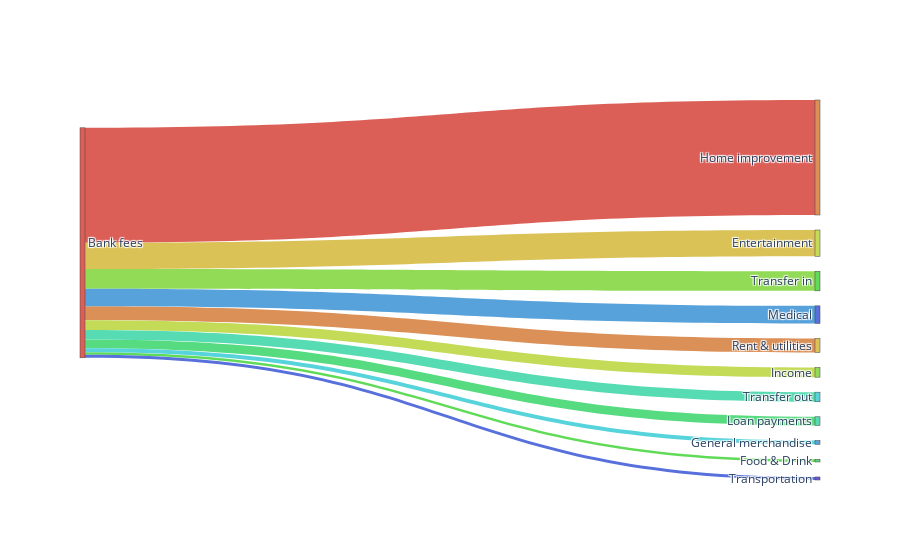

The notebook cell this image was saved under:
### Code cell
fig.show()

### Figure 1 — Plotly figure (JSON) as saved in the notebook; plotly's stock layout.template omitted (floating-point values rounded to 4 significant figures)
{"data": [{"link": {"color": ["#db5f57", "#db9057", "#dbc257", "#c3db57", "#91db57", "#5fdb57", "#57db80", "#57dbb2", "#57d3db", "#57a2db", "#5770db", "#6f57db", "#a157db", "#d357db", "#db57b2", "#db5780"], "source": [0, 0, 0, 0, 0, 0, 0, 0, 0, 0, 0, 0, 0, 0, 0], "target": [1, 2, 3, 4, 5, 6, 7, 8, 9, 10, 11, 12, 13, 14, 15], "value": [60000, 7339.0, 13700.0, 5035.0, 10220.0, 1375.0, 4549.0, 5003.0, 2013.0, 9189.0, 1576.0]}, "node": {"color": ["#db5f57", "#db9057", "#dbc257", "#c3db57", "#91db57", "#5fdb57", "#57db80", "#57dbb2", "#57d3db", "#57a2db", "#5770db", "#6f57db", "#a157db", "#d357db", "#db57b2", "#db5780"], "label": ["Bank fees", "Home improvement", "Rent & utilities", "Entertainment", "Income", "Transfer in", "Food & Drink", "Loan payments", "Transfer out", "General merchandise", "Medical", "Transportation", "General services", "Personal care", "Travel", "Government & non-profit"], "pad": 15, "thickness": 5}, "type": "sankey"}], "layout": {}}
